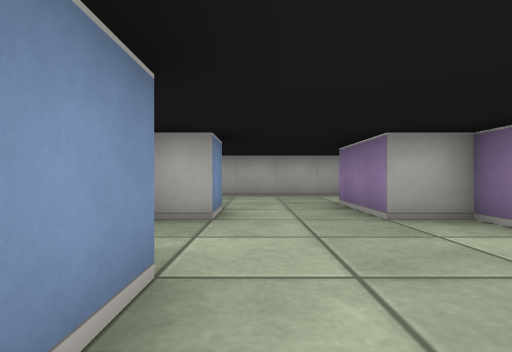
view 1 (above)

16 first-person views from a walk through a cub3D level. The camera is about half as high as the walls, looks level and sees 80° across. The floor is counted in squares. Each view is taken from the middle of a square. On the plan, view 1 faces up. The plan holds only what a view shows up to about 9 squares ahead; the rest is blank.

view 2
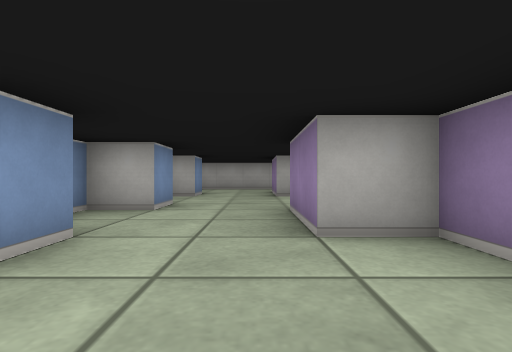

view 3
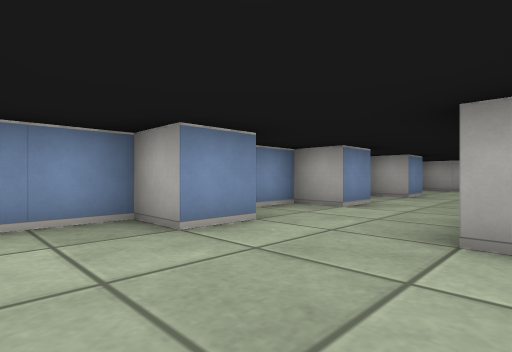

view 4
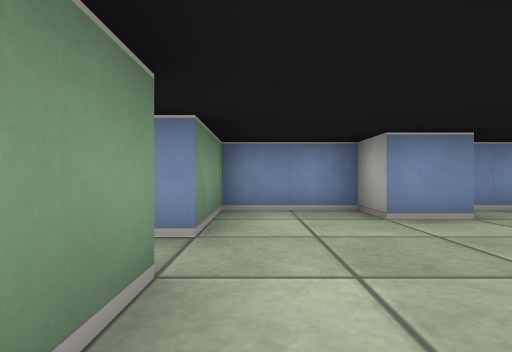

view 5
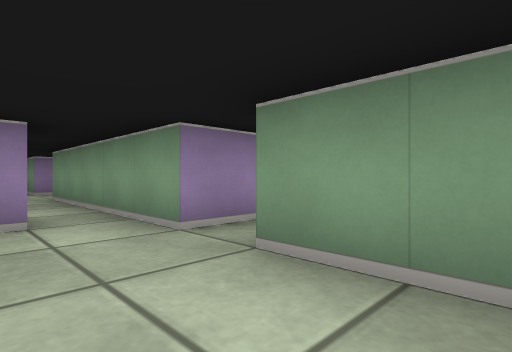

view 6
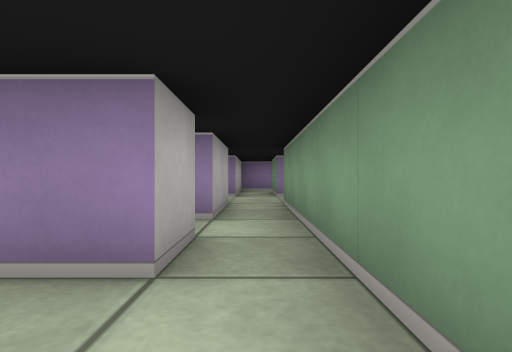

view 7
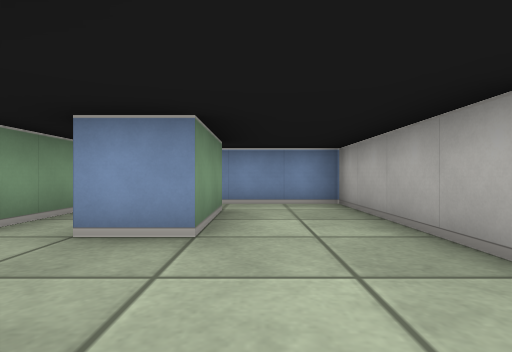

view 8
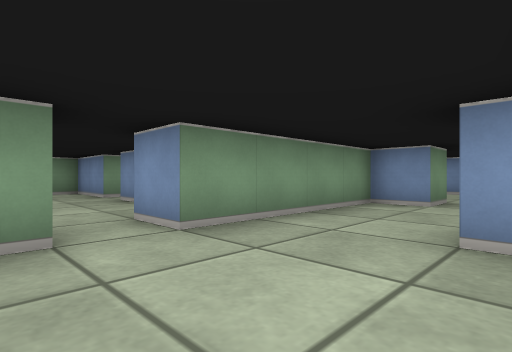

view 9
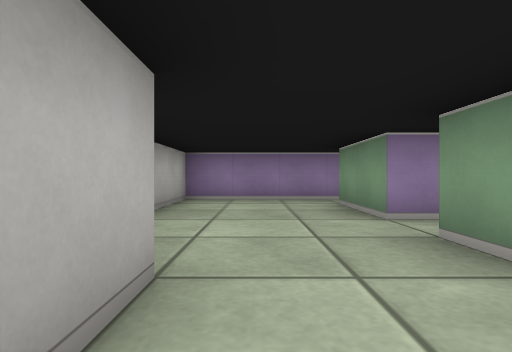

view 10
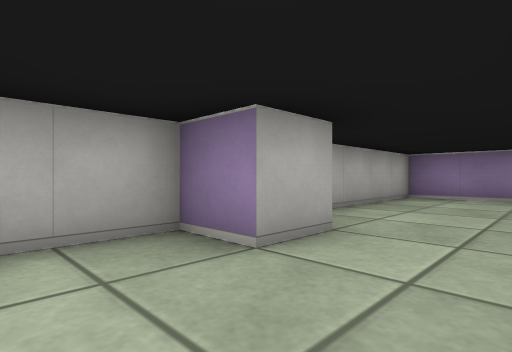

view 11
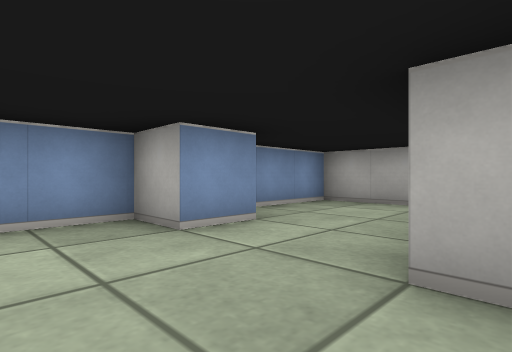

view 12
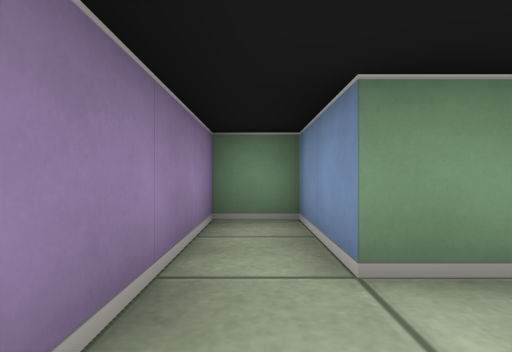

view 13
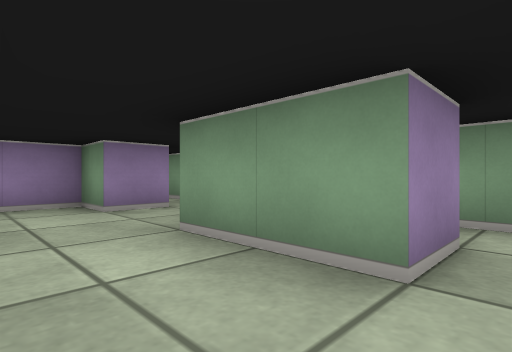

view 14
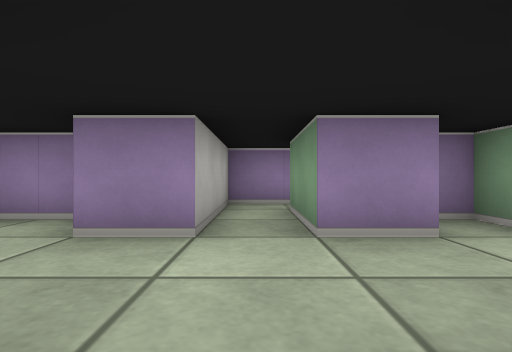

view 15
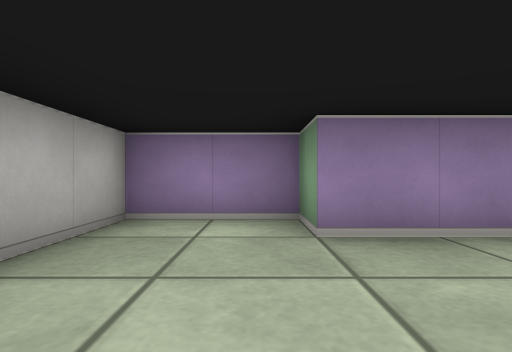

view 16
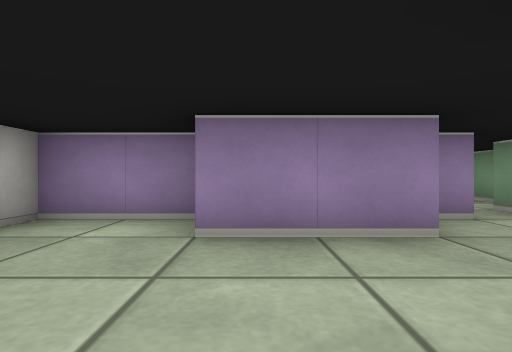

### Floor plan
Points are (right, up) in squares from view 1. A wall is a line through its corners. A room is listed if a view was taken in it or the views show most of it. See-through windows are left out.
Room 1 (views 1, 2, 3, 4, 5, 6, 11, 15, 16)
walls: (-0.5, 1.5) (-0.5, 0.5) (-1.5, 0.5) (-1.5, -0.9); (2.5, 1.5) (3.5, 1.5); (2.5, 2.5) (2.5, 3.5) (1.5, 3.5) (1.5, 5.5) (2.5, 5.5) (2.5, 7.5) (-1.5, 7.5) (-1.5, 5.5); (-0.5, -1.5) (-0.5, -2.5) (-1.5, -2.5) (-1.5, -4.5) (0.5, -4.5); (-0.5, 4.5) (-0.5, 3.5) (-1.5, 3.5) (-1.5, 2.2); (3.5, -3.5) (2.5, -3.5) (2.5, -1.5) (1.5, -1.5) (1.5, 0.5); (1.5, -4.5) (3.5, -4.5)
ways out: opening at (3, 2) to room 3; opening at (3, -4) to room 5; opening at (1, -5)
Room 2 (view 7)
walls: (7.5, -0.5) (6.5, -0.5); (8.5, -2.5) (9.5, -2.5) (9.5, -1)
ways out: opening at (8, 0) to room 3; opening at (5.5, -1.5) to room 4; opening at (7.5, -3) to room 6
Room 3 (views 8, 9, 10, 12)
walls: (6.6, 2.5) (5.5, 2.5) (5.5, 3.5) (4.1, 3.5); (8.5, -0.1) (8.5, 0.5) (10.5, 0.5) (10.5, -1.5) (11.5, -1.5) (11.5, 3.5) (8.1, 3.5); (3.5, 1.5) (3.5, 0.5) (7.5, 0.5) (7.5, -0.5)
ways out: opening at (3, 2) to room 1; opening at (8, 0) to room 2
Room 4 (view 13)
walls: (4.5, -2.5) (6.5, -2.5); (6.5, -0.5) (3.5, -0.5) (3.5, -2.6)
ways out: opening at (5.5, -1.5) to room 2; opening at (4, -3) to room 5
Room 5 (view 14)
walls: (3.5, -4.5) (6.5, -4.5); (6.5, -3.5) (4.5, -3.5) (4.5, -2.5)
ways out: opening at (3, -4) to room 1; opening at (4, -3) to room 4; opening at (5.5, -4) to room 6
Room 6 (no view inside)
walls: (8.5, -5.5) (8.5, -4.5) (10.5, -4.5); (6.5, -4.5) (6.5, -6.5) (7.1, -6.5); (8.9, -6.5) (9.5, -6.5) (9.5, -6); (6.5, -2.5) (6.5, -3.5); (10.5, -3.5) (8.5, -3.5) (8.5, -2.5)
ways out: opening at (7.5, -3) to room 2; opening at (5.5, -4) to room 5; opening at (8, -6); opening at (9.5, -4)

Where each view was taken, in squares from view 1:
view 1: 0 up, 0 right, facing up
view 2: 4 down, 1 right, facing up
view 3: 4 down, 2 right, facing up-left
view 4: 4 down, 3 right, facing left
view 5: 3 down, 1 left, facing down-right
view 6: 4 down, 1 right, facing right
view 7: 2 down, 9 right, facing left
view 8: 3 up, 9 right, facing down-left
view 9: 2 up, 5 right, facing right
view 10: 1 up, 4 right, facing up-right
view 11: 2 up, 2 right, facing up-left
view 12: 2 up, 11 right, facing down
view 13: 1 down, 4 right, facing down-right
view 14: 4 down, 6 right, facing right
view 15: 6 up, 1 left, facing right
view 16: 5 up, 1 left, facing right
